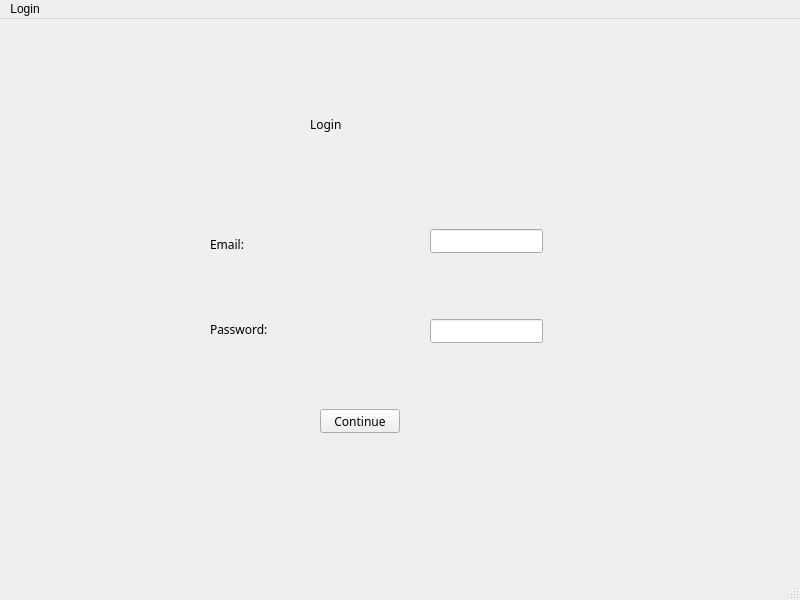
<?xml version="1.0" encoding="UTF-8"?>
<ui version="4.0">
 <class>login</class>
 <widget class="QMainWindow" name="login">
  <property name="geometry">
   <rect>
    <x>0</x>
    <y>0</y>
    <width>800</width>
    <height>600</height>
   </rect>
  </property>
  <property name="windowTitle">
   <string>MainWindow</string>
  </property>
  <widget class="QWidget" name="centralwidget">
   <widget class="QLabel" name="label">
    <property name="geometry">
     <rect>
      <x>310</x>
      <y>50</y>
      <width>351</width>
      <height>111</height>
     </rect>
    </property>
    <property name="font">
     <font>
      <family>Cascadia Code</family>
     </font>
    </property>
    <property name="text">
     <string>Login</string>
    </property>
   </widget>
   <widget class="QLabel" name="label_2">
    <property name="geometry">
     <rect>
      <x>210</x>
      <y>210</y>
      <width>121</width>
      <height>31</height>
     </rect>
    </property>
    <property name="font">
     <font>
      <family>Cascadia Code</family>
     </font>
    </property>
    <property name="text">
     <string>Email: </string>
    </property>
   </widget>
   <widget class="QLineEdit" name="lineEdit">
    <property name="geometry">
     <rect>
      <x>430</x>
      <y>210</y>
      <width>113</width>
      <height>24</height>
     </rect>
    </property>
   </widget>
   <widget class="QLineEdit" name="lineEdit_2">
    <property name="geometry">
     <rect>
      <x>430</x>
      <y>300</y>
      <width>113</width>
      <height>24</height>
     </rect>
    </property>
    <property name="text">
     <string/>
    </property>
   </widget>
   <widget class="QLabel" name="label_3">
    <property name="geometry">
     <rect>
      <x>210</x>
      <y>290</y>
      <width>131</width>
      <height>41</height>
     </rect>
    </property>
    <property name="font">
     <font>
      <family>Cascadia Code</family>
     </font>
    </property>
    <property name="text">
     <string>Password:</string>
    </property>
   </widget>
   <widget class="QPushButton" name="pushButton">
    <property name="geometry">
     <rect>
      <x>320</x>
      <y>390</y>
      <width>80</width>
      <height>24</height>
     </rect>
    </property>
    <property name="font">
     <font>
      <family>Cascadia Code</family>
     </font>
    </property>
    <property name="text">
     <string>Continue</string>
    </property>
   </widget>
  </widget>
  <widget class="QMenuBar" name="menubar">
   <property name="geometry">
    <rect>
     <x>0</x>
     <y>0</y>
     <width>800</width>
     <height>21</height>
    </rect>
   </property>
   <widget class="QMenu" name="menuLogin">
    <property name="title">
     <string>Login</string>
    </property>
   </widget>
   <addaction name="menuLogin"/>
  </widget>
  <widget class="QStatusBar" name="statusbar"/>
 </widget>
 <resources/>
 <connections/>
</ui>
